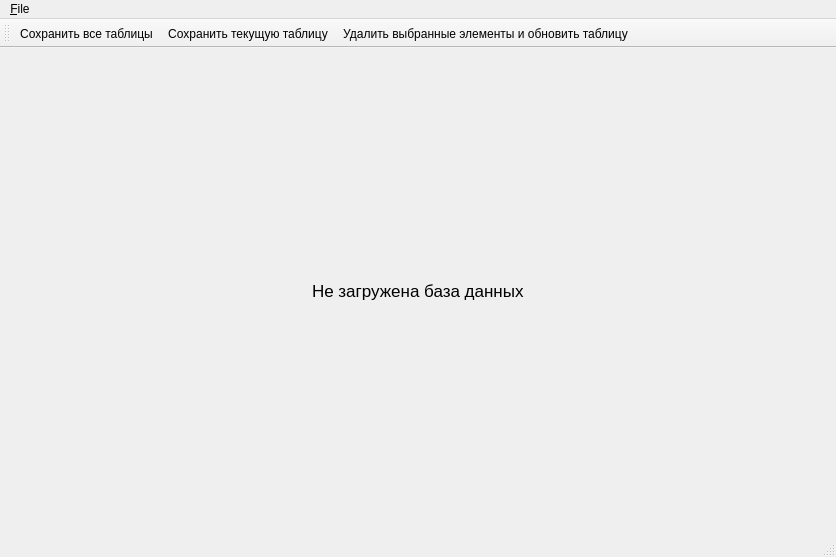
<?xml version="1.0" encoding="UTF-8"?>
<ui version="4.0">
 <class>MainWindow</class>
 <widget class="QMainWindow" name="MainWindow">
  <property name="geometry">
   <rect>
    <x>0</x>
    <y>0</y>
    <width>836</width>
    <height>557</height>
   </rect>
  </property>
  <property name="windowTitle">
   <string>QtDbEditor</string>
  </property>
  <widget class="QWidget" name="centralwidget">
   <layout class="QGridLayout" name="gridLayout">
    <item row="0" column="0" alignment="Qt::AlignHCenter|Qt::AlignVCenter">
     <widget class="QLabel" name="notLoadDbLabel">
      <property name="font">
       <font>
        <pointsize>13</pointsize>
        <weight>50</weight>
        <italic>false</italic>
        <bold>false</bold>
       </font>
      </property>
      <property name="text">
       <string>Не загружена база данных</string>
      </property>
     </widget>
    </item>
   </layout>
  </widget>
  <widget class="QStatusBar" name="statusbar"/>
  <widget class="QMenuBar" name="menuBar">
   <property name="geometry">
    <rect>
     <x>0</x>
     <y>0</y>
     <width>836</width>
     <height>26</height>
    </rect>
   </property>
   <widget class="QMenu" name="menu_File">
    <property name="title">
     <string>&amp;File</string>
    </property>
    <addaction name="open_db_action"/>
    <addaction name="save_db_as_action"/>
   </widget>
   <addaction name="menu_File"/>
  </widget>
  <widget class="QToolBar" name="toolBar">
   <property name="windowTitle">
    <string>toolBar</string>
   </property>
   <attribute name="toolBarArea">
    <enum>TopToolBarArea</enum>
   </attribute>
   <attribute name="toolBarBreak">
    <bool>false</bool>
   </attribute>
   <addaction name="save_all_tables_action"/>
   <addaction name="save_current_table_action"/>
   <addaction name="delete_selected_elements_action"/>
  </widget>
  <action name="open_db_action">
   <property name="text">
    <string>Открыть базу данных</string>
   </property>
   <property name="shortcut">
    <string>Ctrl+O</string>
   </property>
  </action>
  <action name="save_db_as_action">
   <property name="text">
    <string>Сохранить базу данных как</string>
   </property>
   <property name="toolTip">
    <string>Сохранить базу данных как</string>
   </property>
  </action>
  <action name="delete_selected_elements_action">
   <property name="text">
    <string>Удалить выбранные элементы и обновить таблицу</string>
   </property>
   <property name="toolTip">
    <string>Удалить выбранные элементы и обновить таблицу</string>
   </property>
   <property name="shortcut">
    <string>Del</string>
   </property>
  </action>
  <action name="save_current_table_action">
   <property name="checkable">
    <bool>false</bool>
   </property>
   <property name="text">
    <string>Сохранить текущую таблицу</string>
   </property>
  </action>
  <action name="save_all_tables_action">
   <property name="text">
    <string>Сохранить все таблицы</string>
   </property>
   <property name="shortcut">
    <string>Ctrl+S</string>
   </property>
  </action>
 </widget>
 <resources/>
 <connections/>
</ui>
